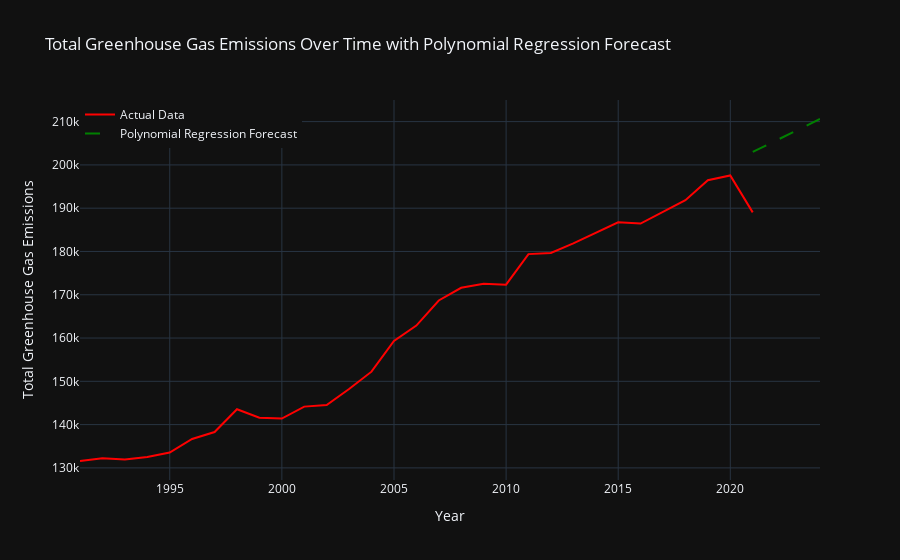

The code cell stored with this chart in its notebook:
### Markdown cell above
## Machine Learning Polynomial Regression

### Code cell
train_df = train.reset_index()

# Prepare training data
X_train = train_df['Year'].dt.year.values.reshape(-1, 1)
y_train = train_df['Annual_GHG_Emissions'].values

pipeline = Pipeline([
    ('scaler', StandardScaler()),
    ('poly', PolynomialFeatures()),
    ('linear', LinearRegression())
])


param_grid = {
    'poly__degree': [1, 2, 3, 4, 5]  
}

grid_search = GridSearchCV(pipeline, param_grid, cv=5, scoring='neg_mean_squared_error')
grid_search.fit(X_train, y_train)
best_degree = grid_search.best_params_['poly__degree']
best_model = grid_search.best_estimator_

print(f"Best polynomial degree found: {best_degree}")
print(f"Best cross-validation MSE: {-grid_search.best_score_:.4f}")

forecast_steps = len(test)
last_year = annual_data.index[-1].year
future_years = np.arange(last_year + 1, last_year + 1 + forecast_steps).reshape(-1, 1)


predictions = best_model.predict(future_years)
future_predictions = pd.DataFrame({
    'Year': future_years.flatten(),
    'Predicted_total_ghg': predictions
})

future_predictions['Year'] = pd.to_datetime(future_predictions['Year'], format='%Y')
future_predictions.set_index('Year', inplace=True)

print("Polynomial Regression Predictions:")
print(future_predictions)

# Plot Polynomial Regression Forecast with plotly
fig_poly = go.Figure()

fig_poly.add_trace(go.Scatter(
    x=annual_data.index,
    y=annual_data,
    mode='lines',
    name='Actual Data',
    line=dict(color='red')
))

fig_poly.add_trace(go.Scatter(
    x=future_predictions.index,
    y=future_predictions['Predicted_total_ghg'],
    mode='lines',
    name='Polynomial Regression Forecast',
    line=dict(color='green', dash='longdash')
))

fig_poly.update_layout(
    title='Total Greenhouse Gas Emissions Over Time with Polynomial Regression Forecast',
    xaxis_title='Year',
    yaxis_title='Total Greenhouse Gas Emissions',
    legend=dict(x=0, y=1),
    hovermode='x unified'
)

fig_poly.show()

### Figure 1 — Plotly figure (JSON) as saved in the notebook; plotly's stock layout.template omitted (floating-point values rounded to 4 significant figures)
{"data": [{"line": {"color": "red"}, "mode": "lines", "name": "Actual Data", "x": ["1990-12-31T00:00:00", "1991-12-31T00:00:00", "1992-12-31T00:00:00", "1993-12-31T00:00:00", "1994-12-31T00:00:00", "1995-12-31T00:00:00", "1996-12-31T00:00:00", "1997-12-31T00:00:00", "1998-12-31T00:00:00", "1999-12-31T00:00:00", "2000-12-31T00:00:00", "2001-12-31T00:00:00", "2002-12-31T00:00:00", "2003-12-31T00:00:00", "2004-12-31T00:00:00", "2005-12-31T00:00:00", "2006-12-31T00:00:00", "2007-12-31T00:00:00", "2008-12-31T00:00:00", "2009-12-31T00:00:00", "2010-12-31T00:00:00", "2011-12-31T00:00:00", "2012-12-31T00:00:00", "2013-12-31T00:00:00", "2014-12-31T00:00:00", "2015-12-31T00:00:00", "2016-12-31T00:00:00", "2017-12-31T00:00:00", "2018-12-31T00:00:00", "2019-12-31T00:00:00", "2020-12-31T00:00:00"], "y": [131600.0, 132200.0, 132000.0, 132500.0, 133500.0, 136700.0, 138300.0, 143500.0, 141600.0, 141400.0, 144200.0, 144500.0, 148200.0, 152200.0, 159300.0, 162900.0, 168700.0, 171600.0, 172600.0, 172300.0, 179400.0, 179700.0, 181900.0, 184300.0, 186700.0, 186500.0, 189200.0, 191800.0, 196500.0, 197600.0, 189000.0], "type": "scatter"}, {"line": {"color": "green", "dash": "longdash"}, "mode": "lines", "name": "Polynomial Regression Forecast", "x": ["2021-01-01T00:00:00", "2022-01-01T00:00:00", "2023-01-01T00:00:00", "2024-01-01T00:00:00"], "y": [203000.0, 205500.0, 208100.0, 210600.0], "type": "scatter"}], "layout": {"legend": {"x": 0, "y": 1}, "title": {"text": "Total Greenhouse Gas Emissions Over Time with Polynomial Regression Forecast"}, "xaxis": {"title": {"text": "Year"}}, "yaxis": {"title": {"text": "Total Greenhouse Gas Emissions"}}, "hovermode": "x unified"}}
